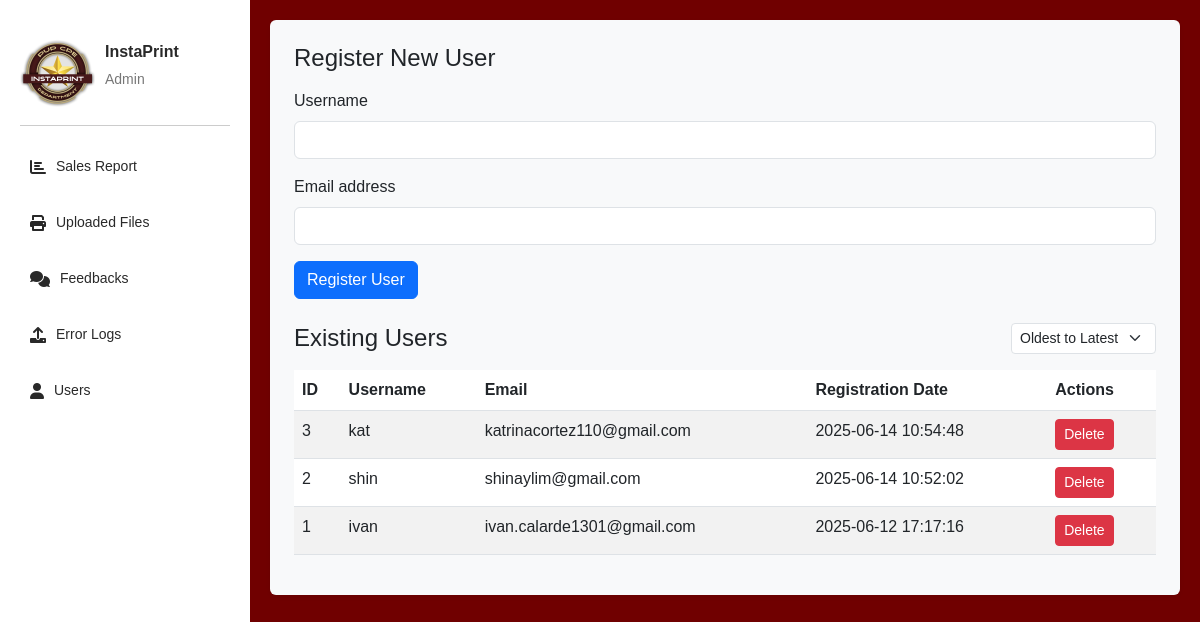
The app's page /admin-dashboard with its own data.
### app.py (models this page shows, shortened)
class User(db.Model):
    id = db.Column(db.Integer, primary_key=True)
    username = db.Column(db.String(80), unique=True, nullable=False)
    email = db.Column(db.String(120), unique=True, nullable=False)
    registration_date = db.Column(db.DateTime, default=current_ph_time)

### app.py (the view)
@app.route("/admin-dashboard")
def admin_dashboard():
    users = User.query.order_by(User.registration_date.desc()).all()
    user_data = []
    for user in users:
        user_data.append({
            'id': user.id,
            'username': user.username,
            'email': user.email,
            'registration_date': user.registration_date.strftime('%Y-%m-%d %H:%M:%S')
        })
    return render_template("admin-dashboard.html", users=user_data)

### templates/admin-dashboard.html (shortened to what this page needs)
<!DOCTYPE html>
<html lang="en">
<head>
    <link href="/static/css/admin-dashboard.css" rel="stylesheet" />
    <link rel="stylesheet" href="https://cdnjs.cloudflare.com/ajax/libs/font-awesome/6.0.0-beta3/css/all.min.css">
    <link href="https://cdn.jsdelivr.net/npm/bootstrap@5.3.0/dist/css/bootstrap.min.css" rel="stylesheet">
</head>
<body>
    <div class="container">
        <leftmenu class="menu">
            <div class="account">
                <img src="{{ url_for('static', filename='images/logo.jpg') }}" alt="InstaPrint Logo" class="profile-icon" style="max-width: 75px;">
                <div class="account-info">
                    <p class="name">InstaPrint</p>
                    <p class="role">Admin</p>
                </div>
            </div>
            <ul>
                <li><i class="fa-solid fa-chart-bar"></i> <a href="{{ url_for('admin_sales') }}">Sales Report</a></li>
                <li><i class="fa-solid fa-print"></i> <a href="{{ url_for('admin_printed_pages') }}">Uploaded Files</a></li>
                <li><i class="fa-solid fa-comments"></i> <a href="{{ url_for('admin_feedbacks') }}">Feedbacks</a></li>
                <li><i class="fa-solid fa-upload"></i> <a href="{{ url_for('admin_activity_log') }}">Error Logs</a></li>
                <li><i class="fa-solid fa-user"></i> <a href="{{ url_for('admin_dashboard') }}">Users</a></li>
            </ul>
        </leftmenu>
        <content class="contents">
            <div class="user-management-section bg-light p-4 rounded shadow-sm mb-4">
                <h4 class="mb-3">Register New User</h4>
                <form id="registerUserForm" class="mb-4">
                    <div class="mb-3">
                        <label for="username" class="form-label">Username</label>
                        <input type="text" class="form-control" id="username" required>
                    </div>
                    <div class="mb-3">
                        <label for="email" class="form-label">Email address</label>
                        <input type="email" class="form-control" id="email" required>
                    </div>
                    <button type="submit" class="btn btn-primary">Register User</button>
                </form>
                <h4 class="mb-3 d-flex align-items-center justify-content-between">
                    <span>Existing Users</span>
                    <select id="sortOrder" class="form-select form-select-sm w-auto ms-3">
                        <option value="oldest" selected>Oldest to Latest</option>
                    </select>
                </h4>
                <div class="table-responsive">
                    <table class="table table-striped table-hover">
                        <thead>
                            <tr>
                                <th>ID</th>
                                <th>Username</th>
                                <th>Email</th>
                                <th>Registration Date</th>
                                <th>Actions</th>
                            </tr>
                        </thead>
                        <tbody id="userTableBody">
                            {% for user in users %}
                            <tr>
                                <td>{{ user.id }}</td>
                                <td>{{ user.username }}</td>
                                <td>{{ user.email }}</td>
                                <td>{{ user.registration_date }}</td>
                                <td>
                                    <button class="btn btn-danger btn-sm delete-user-btn" data-id="{{ user.id }}">Delete</button>
                                </td>
                            </tr>
                            {% endfor %}
                        </tbody>
                    </table>
                </div>
            </div>
        </content>
    </div>
</body>
</html>

### static/css/admin-dashboard.css (style rules this page uses)
* { margin: 0; padding: 0; box-sizing: border-box; font-family: Arial, sans-serif; }
.container { display: flex; min-height: 100vh; max-width: 100% !important; padding-left: 0 !important; padding-right: 0 !important; }
.menu { width: 250px; background-color: #FFFFFF; color: #292929; padding: 20px; font-size: 14px; position: fixed; top: 0; left: 0; height: 100vh; width: 250px; overflow-y: auto; z-index: 1000; }
.menu ul { list-style-type: none; padding-left: 0; }
.menu li { display: flex; align-items: center; margin: 15px 0; font-size: 14px; padding: 10px; }
.menu li i { margin-right: 10px; color: #292929; font-size: 16px; }
.menu a { color: #292929; text-decoration: none; flex: 1; }
.contents { flex: 1; padding: 20px; background-color: #700000; display: flex; flex-direction: column; gap: 20px; margin-left: 250px; padding: 20px; }
.account { display: flex; align-items: center; padding: 15px 0; border-bottom: 1px solid #ccc; margin-bottom: 20px; }
.profile-icon { font-size: 40px; color: #292929; margin-right: 10px; }
.account-info { display: flex; flex-direction: column; }
.account-info .name { font-weight: bold; font-size: 16px; margin-bottom: 5px; }
.account-info .role { font-size: 14px; color: #777; }

### templates/admin-dashboard.html (style rules this page uses)
.container { display: flex; }
.menu { flex-shrink: 0; }
.contents { flex-grow: 1; }
html, body { overflow: hidden; height: 100%; margin: 0; padding: 0; }

### records on screen
User: id "3", username "kat", email "katrinacortez110@gmail.com", registration_date "2025-06-14 10:54:48"
User: id "2", username "shin", email "shinaylim@gmail.com", registration_date "2025-06-14 10:52:02"
User: id "1", username "ivan", email "ivan.calarde1301@gmail.com", registration_date "2025-06-12 17:17:16"
